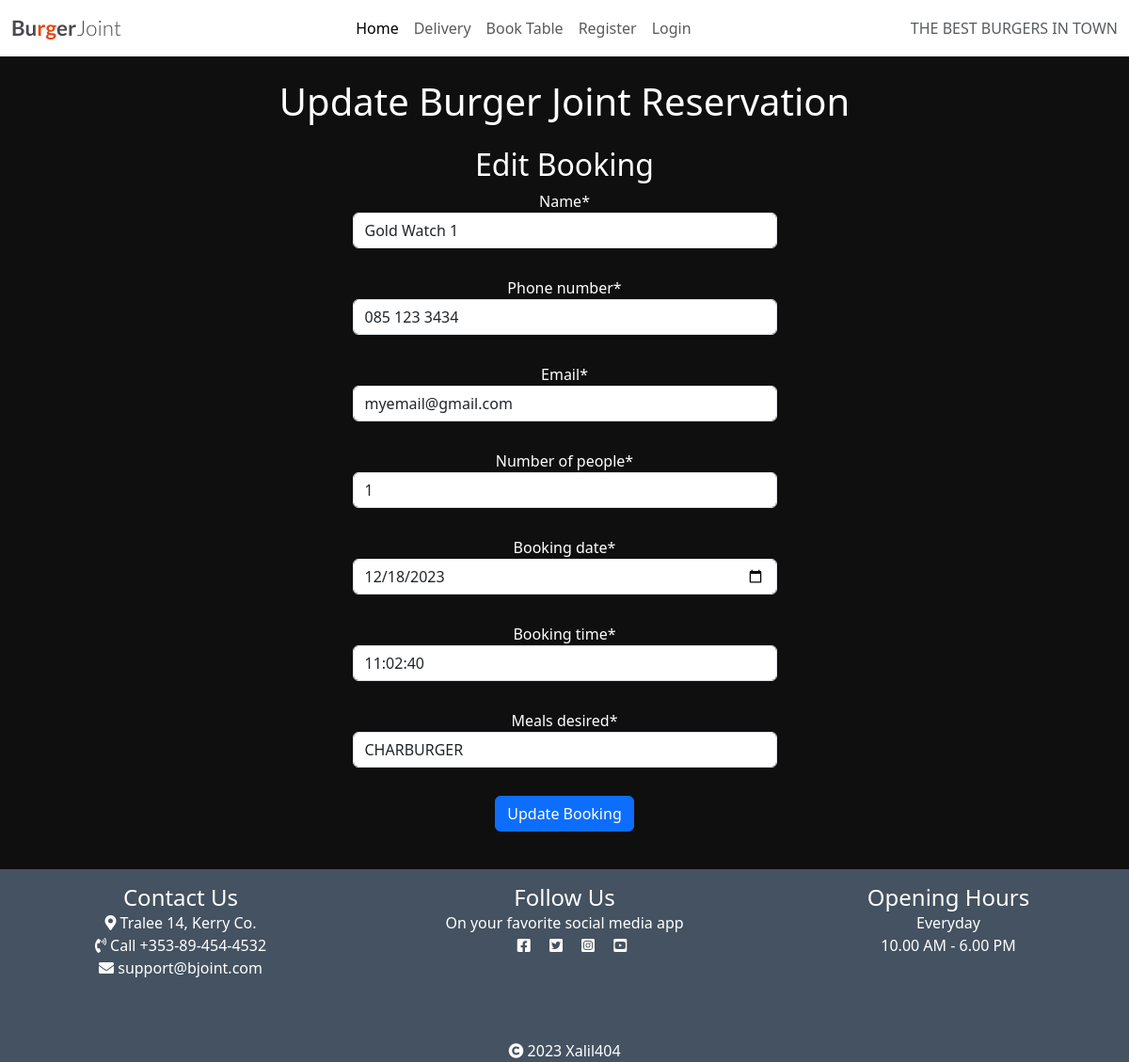
Screenshot of /edit_booking/3 with the database file from the repository.
### Booking_App/models.py (models this page shows, shortened)
class Booking(models.Model):
    user = models.ForeignKey(User, on_delete=models.CASCADE, default=1)
    name = models.CharField(max_length=50, null=False, blank=False)
    phone_number = models.CharField(max_length=15, null=False, blank=False, default='085 123 3434')
    email = models.EmailField(null=False, blank=False, default='myemail@gmail.com')
    number_of_people = models.IntegerField(null=False, blank=False, default=1)
    booking_date = models.DateTimeField(
        null=False,
        blank=False,
        default=get_current_date
    )
    booking_time = models.TimeField(
        null=False,
        blank=False,
        default=timezone.now
    )
    meals_desired = models.CharField(
        max_length=80,
        choices=[
            ('CHARBURGER WITH CHEESE', 'CHARBURGER WITH CHEESE'),
            ('CHARBURGER', 'CHARBURGER'),
            ('DOUBLE CHAR WITH CHEESE', 'DOUBLE CHAR WITH CHEESE'),
            ('BBQ CHAR WITH CHEESE', 'BBQ CHAR WITH CHEESE'),
            ('PORTABELLA CHAR', 'PORTABELLA CHAR'),
            ('TERIYAKI CHAR', 'TERIYAKI CHAR'),
            ('GRILLED CHICKEN-WICH', 'GRILLED CHICKEN-WICH'),
            ('SPICY CRISPY CHICKEN', 'SPICY CRISPY CHICKEN'),
            ('CHICKEN CLUB', 'CHICKEN CLUB'),
            ('AHI TUNA FILET', 'AHI TUNA FILET'),
            ('VEGGIE BURGER', 'VEGGIE BURGER'),
            ('VEGGIE CHEESE BURGER', 'VEGGIE CHEESE BURGER'),
            ('CHICKEN CAESAR', 'CHICKEN CAESAR'),
            ('GARDEN SALAD', 'GARDEN SALAD'),
            ('10 PCS CRISPY', '10 PCS CRISPY'),
            ('FRENCH FRIES', 'FRENCH FRIES'),
            ('ONION RINGS', 'ONION RINGS'),
        ],
        null=False,
        blank=False,
        default='CHARBURGER'
    )

### Booking_App/views.py (the view)
# urls.py: path('edit_booking/<booking_id>', edit_booking, name='edit_booking'),
def edit_booking(request, booking_id):
    item = get_object_or_404(Booking, id=booking_id)
    if request.method == 'POST':
        form = BookingForm(request.POST, instance=item)
        if form.is_valid():
            form.save()
            return redirect('booktable')
    form = BookingForm(instance=item)
    context = {
        'form': form
    }
    return render(request, 'edit_booking.html', context)

### Booking_App/forms.py
class BookingForm(forms.ModelForm):
    class Meta:
        model = Booking
        fields = ['name', 'phone_number', 'email', 'number_of_people', 'booking_date', 'booking_time', 'meals_desired']
        widgets = {
            'booking_date': forms.DateInput(attrs={'type': 'date'}),
            'user': forms.HiddenInput(),
        }

### templates/edit_booking.html (shortened to what this page needs)
{% extends "base.html" %}
{% load crispy_forms_tags %}
{% block content %}
<div class="container mt-4 text-center">
    <h1 class="mb-4 text-white">Update Burger Joint Reservation</h1>
    <div class="mb-4">
        <h2 class="text-white">Edit Booking</h2>
        <div class="row justify-content-center">
            <form method="POST" class="form text-white col-sm-5">
                {{ form|crispy }}
                <div class="mb-3 form-group row">
                    <div class="col-sm-12">
                        <button type="submit" class="btn btn-primary">Update Booking</button>
                    </div>
                </div>
            </form>
        </div>
    </div>
</div>
{%endblock%}

### static/css/style.css (style rules this page uses)
html { height: 100%; }
body { background-color: #F9FAFC; min-height: 100vh; display: flex; flex-direction: column; }
.main-bg { background-color: #0f0f0f; }
.main-bg { flex: 1; }
form.form .form-group { margin-bottom: 30px; }

### rows the page displays
Booking: name "Gold Watch 1", phone_number "085 123 3434", email "myemail@gmail.com", number_of_people "1", booking_date "12/18/2023", booking_time "11:02:40", meals_desired "CHARBURGER"
